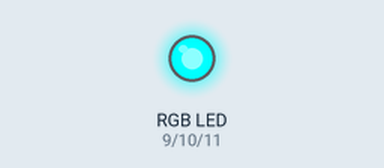
Simulated run of this sketch. Board: Arduino Uno, built with avr-gcc and run on an emulated ATmega328P. Shown: an RGB LED mixed from three pins (HIGH = lit).

Above: at 11.0 s.
At 13.0 s:
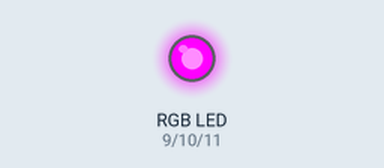
At 15.0 s:
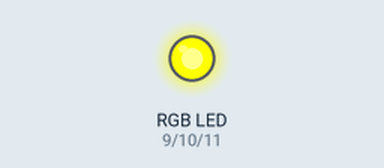
At 18.0 s:
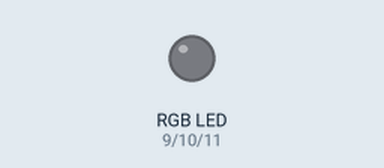
Timing chart, 0 to 23.0 s (numbered marks = the images above):
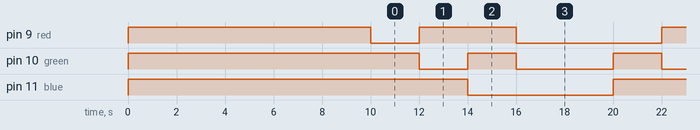

The sketch:

sketch_mar26_myRGB_LED_CMYK.ino
```cpp
int red = 9; // sets variable names to pin outs [read only]
int green = 10;
int blue = 11;

void setup() {
  // put your setup code here, to run once:
  pinMode(red, OUTPUT);
  pinMode(green, OUTPUT);
  pinMode(blue, OUTPUT);

  setColor(255, 255, 255);
  delay(10000);
}
void setColor(int r, int g, int b) //creates function to set colours by mixing RGB values from 0-255
{
analogWrite(red, r);
analogWrite(green, g);
analogWrite(blue, b);
}

void yellow() //creates function to call on setColor() to give yellow
{
  setColor(255, 255,0);
  delay(2000);
}

void cyan() //creates function to call on setColor() to give cyan
{
  setColor(0, 255, 255);
  delay(2000);
}

void magenta() //creates function to call on setColor() to give magenta
{
  setColor(255, 0, 255);
  delay(2000);
  }
void off() //creates function to call on setColor() to give black [off]
{
  setColor(0, 0, 0);
  delay(4000);
}

// put your main code here, to run repeatedly:
void loop() //below produces C M Y K sequence
{
  cyan();
  magenta();
  yellow();
  off();
}
```

Measured:
- by itself, pin 9 (red): repeats every 10.0 s: HIGH 4.0 s, LOW 6.0 s
- by itself, pin 10 (green): repeats every 10.0 s: HIGH 2.0 s, LOW 4.0 s, HIGH 2.0 s, LOW 2.0 s
- by itself, pin 11 (blue): alternates HIGH for 4.0 s and LOW for 6.0 s
